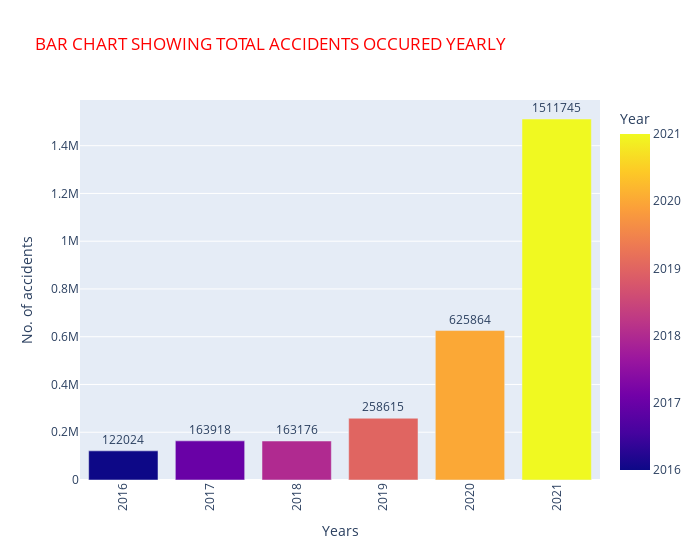

Notebook code cell kept with this figure:
### Code cell
trend = px.bar(yearly, y='Total_accident', x='Year',text="Total_accident", color="Year",
            title = "BAR CHART SHOWING TOTAL ACCIDENTS OCCURED YEARLY")
# Put bar total value above bars
trend.update_traces( textposition='outside')

trend.update_layout(xaxis_tickangle=-90, xaxis_title="Years", yaxis_title="No. of accidents", title_font_color = "red", width=700)

### Figure 1 — Plotly figure (JSON) as saved in the notebook; plotly's stock layout.template omitted (floating-point values rounded to 4 significant figures)
{"data": [{"alignmentgroup": "True", "hovertemplate": "Year=%{marker.color}<br>Total_accident=%{text}<extra></extra>", "legendgroup": "", "marker": {"color": [2016, 2017, 2018, 2019, 2020, 2021], "coloraxis": "coloraxis", "pattern": {"shape": ""}}, "name": "", "offsetgroup": "", "orientation": "v", "showlegend": false, "text": [122024, 163918, 163176, 258615, 625864, 1511745], "textposition": "outside", "type": "bar", "x": [2016, 2017, 2018, 2019, 2020, 2021], "xaxis": "x", "y": [122024, 163918, 163176, 258615, 625864, 1511745], "yaxis": "y"}], "layout": {"barmode": "relative", "coloraxis": {"colorbar": {"title": {"text": "Year"}}, "colorscale": [[0, "#0d0887"], [0.1111, "#46039f"], [0.2222, "#7201a8"], [0.3333, "#9c179e"], [0.4444, "#bd3786"], [0.5556, "#d8576b"], [0.6667, "#ed7953"], [0.7778, "#fb9f3a"], [0.8889, "#fdca26"], [1, "#f0f921"]]}, "legend": {"tracegroupgap": 0}, "title": {"font": {"color": "red"}, "text": "BAR CHART SHOWING TOTAL ACCIDENTS OCCURED YEARLY"}, "width": 700, "xaxis": {"anchor": "y", "domain": [0, 1], "tickangle": -90, "title": {"text": "Years"}}, "yaxis": {"anchor": "x", "domain": [0, 1], "title": {"text": "No. of accidents"}}}}
